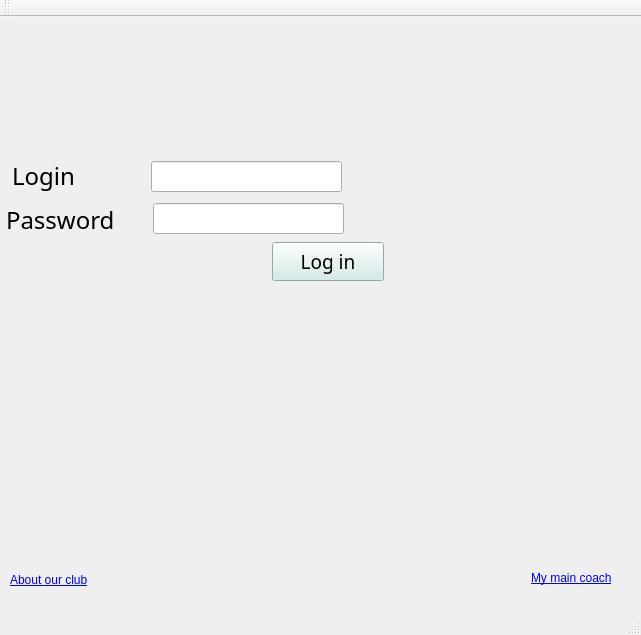
<?xml version="1.0" encoding="UTF-8"?>
<ui version="4.0">
 <class>Login</class>
 <widget class="QMainWindow" name="Login">
  <property name="geometry">
   <rect>
    <x>0</x>
    <y>0</y>
    <width>641</width>
    <height>635</height>
   </rect>
  </property>
  <property name="sizePolicy">
   <sizepolicy hsizetype="Fixed" vsizetype="Fixed">
    <horstretch>0</horstretch>
    <verstretch>0</verstretch>
   </sizepolicy>
  </property>
  <property name="minimumSize">
   <size>
    <width>641</width>
    <height>635</height>
   </size>
  </property>
  <property name="maximumSize">
   <size>
    <width>641</width>
    <height>635</height>
   </size>
  </property>
  <property name="baseSize">
   <size>
    <width>641</width>
    <height>635</height>
   </size>
  </property>
  <property name="windowTitle">
   <string>Login</string>
  </property>
  <property name="autoFillBackground">
   <bool>false</bool>
  </property>
  <property name="iconSize">
   <size>
    <width>400</width>
    <height>300</height>
   </size>
  </property>
  <widget class="QWidget" name="centralWidget">
   <property name="sizePolicy">
    <sizepolicy hsizetype="Fixed" vsizetype="Fixed">
     <horstretch>0</horstretch>
     <verstretch>0</verstretch>
    </sizepolicy>
   </property>
   <property name="minimumSize">
    <size>
     <width>641</width>
     <height>570</height>
    </size>
   </property>
   <property name="maximumSize">
    <size>
     <width>641</width>
     <height>570</height>
    </size>
   </property>
   <widget class="QLabel" name="label_2">
    <property name="geometry">
     <rect>
      <x>12</x>
      <y>143</y>
      <width>111</width>
      <height>31</height>
     </rect>
    </property>
    <property name="font">
     <font>
      <family>MV Boli</family>
      <pointsize>18</pointsize>
     </font>
    </property>
    <property name="text">
     <string>Login</string>
    </property>
   </widget>
   <widget class="QLabel" name="label_3">
    <property name="geometry">
     <rect>
      <x>6</x>
      <y>187</y>
      <width>133</width>
      <height>31</height>
     </rect>
    </property>
    <property name="font">
     <font>
      <family>MV Boli</family>
      <pointsize>18</pointsize>
     </font>
    </property>
    <property name="text">
     <string>Password</string>
    </property>
   </widget>
   <widget class="QLineEdit" name="loginLineEdit">
    <property name="geometry">
     <rect>
      <x>151</x>
      <y>144</y>
      <width>191</width>
      <height>31</height>
     </rect>
    </property>
   </widget>
   <widget class="QLineEdit" name="passwordLineEdit">
    <property name="geometry">
     <rect>
      <x>153</x>
      <y>186</y>
      <width>191</width>
      <height>31</height>
     </rect>
    </property>
    <property name="echoMode">
     <enum>QLineEdit::Password</enum>
    </property>
   </widget>
   <widget class="QPushButton" name="pushButton">
    <property name="geometry">
     <rect>
      <x>272</x>
      <y>225</y>
      <width>112</width>
      <height>39</height>
     </rect>
    </property>
    <property name="font">
     <font>
      <family>MV Boli</family>
      <pointsize>14</pointsize>
     </font>
    </property>
    <property name="autoFillBackground">
     <bool>true</bool>
    </property>
    <property name="styleSheet">
     <string notr="true">background-color:rgb(206, 235, 233)</string>
    </property>
    <property name="text">
     <string>Log in</string>
    </property>
   </widget>
   <widget class="QLabel" name="label_4">
    <property name="geometry">
     <rect>
      <x>0</x>
      <y>-9</y>
      <width>672</width>
      <height>592</height>
     </rect>
    </property>
    <property name="text">
     <string/>
    </property>
    <property name="pixmap">
     <pixmap>../../../../../project/картинки/Work_it_Kitty_1.jpg</pixmap>
    </property>
   </widget>
   <widget class="QLabel" name="label">
    <property name="geometry">
     <rect>
      <x>10</x>
      <y>555</y>
      <width>121</width>
      <height>16</height>
     </rect>
    </property>
    <property name="text">
     <string>&lt;html&gt;&lt;head/&gt;&lt;body&gt;&lt;p&gt;&lt;A HREF= 'http://www.kulturologia.ru/blogs/110913/18822/'&gt;About our club&lt;/A&gt;&lt;/p&gt;&lt;/body&gt;&lt;/html&gt;</string>
    </property>
    <property name="openExternalLinks">
     <bool>true</bool>
    </property>
    <property name="textInteractionFlags">
     <set>Qt::LinksAccessibleByMouse</set>
    </property>
   </widget>
   <widget class="QLabel" name="label_5">
    <property name="geometry">
     <rect>
      <x>531</x>
      <y>551</y>
      <width>105</width>
      <height>20</height>
     </rect>
    </property>
    <property name="text">
     <string>&lt;html&gt;&lt;head&gt;&lt;/head&gt;&lt;body&gt;&lt;p&gt;&lt;A HREF= 'https://youtu.be/APGku9p7Xa0'&gt;My main coach&lt;/A&gt;&lt;/p&gt;&lt;/body&gt;&lt;/html&gt;</string>
    </property>
   </widget>
   <zorder>label_4</zorder>
   <zorder>label_2</zorder>
   <zorder>label_3</zorder>
   <zorder>loginLineEdit</zorder>
   <zorder>passwordLineEdit</zorder>
   <zorder>pushButton</zorder>
   <zorder>label</zorder>
   <zorder>label_5</zorder>
  </widget>
  <widget class="QMenuBar" name="menuBar">
   <property name="geometry">
    <rect>
     <x>0</x>
     <y>0</y>
     <width>641</width>
     <height>26</height>
    </rect>
   </property>
  </widget>
  <widget class="QToolBar" name="mainToolBar">
   <attribute name="toolBarArea">
    <enum>TopToolBarArea</enum>
   </attribute>
   <attribute name="toolBarBreak">
    <bool>false</bool>
   </attribute>
  </widget>
  <widget class="QStatusBar" name="statusBar"/>
 </widget>
 <layoutdefault spacing="6" margin="11"/>
 <resources/>
 <connections/>
</ui>
